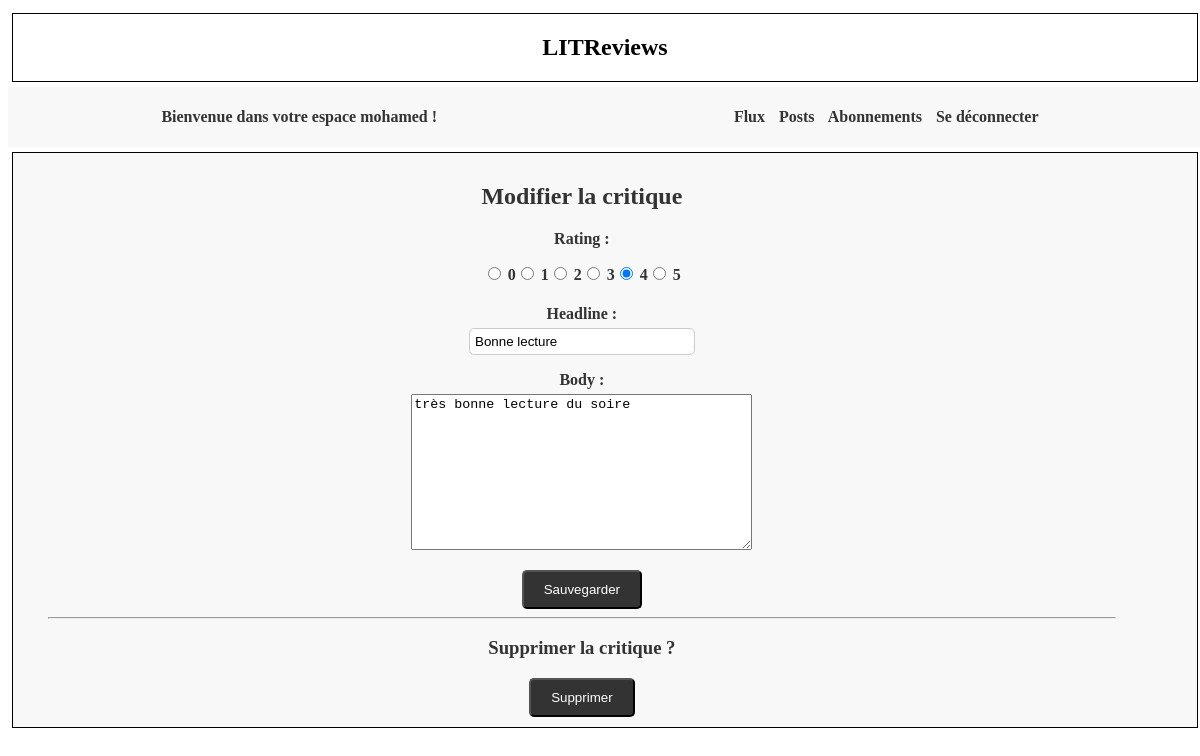
The app's page /1/editreview/ (signed in) with its own data.
### authentication/models.py (models this page shows, shortened)
class User(AbstractUser):
    AUTHOR = "AUTHOR"
    FOLLOWER = "FOLLOWER"
    ROLE_CHOICES = (
        (AUTHOR, "Auteur"),
        (FOLLOWER, "Abonné"),
    )
    profile_photo = models.ImageField(verbose_name="Image de profil")
    role = models.CharField(max_length=30,
                            choices=ROLE_CHOICES, verbose_name="Rôle")

### flux/models.py (models this page shows)
class Review(models.Model):
    ticket = models.ForeignKey(to=Ticket, on_delete=models.CASCADE)
    rating = models.PositiveSmallIntegerField(
        validators=[MinValueValidator(0), MaxValueValidator(5)]
    )
    user = models.ForeignKey(to=settings.AUTH_USER_MODEL,
                             on_delete=models.CASCADE)
    headline = models.CharField(max_length=128)
    body = models.TextField(max_length=8192, blank=True)
    time_created = models.DateTimeField(auto_now_add=True)
    objects = models.Manager()  # Ajout du gestionnaire d'objets par défaut

### flux/views.py (the view, shortened to what this page needs)
# urls.py: path("<int:review_id>/editreview/", edit_review, name="edit_review"),
@login_required
def edit_review(request, review_id):
    review = get_object_or_404(Review, id=review_id)
    edit_form = ReviewForm(instance=review)
    delete_form = DeleteReviewForm()
    context = {
        "edit_form": edit_form,
        "delete_form": delete_form,
    }
    return render(request, "flux/edit_review.html",
                  context=context)

### flux/forms.py
class ReviewForm(forms.ModelForm):
    CHOICES = [(0, "0"), (1, "1"), (2, "2"), (3, "3"), (4, "4"), (5, "5")]
    rating = forms.ChoiceField(choices=CHOICES, widget=forms.RadioSelect)
    class Meta:
        model = Review
        fields = ["rating", "headline", "body"]

class DeleteReviewForm(forms.Form):
    delete_review = forms.BooleanField(widget=forms.HiddenInput, initial=True)

### flux/templates/flux/edit_review.html (shortened to what this page needs)
{% extends 'base.html' %}
{% load static %}
{% block content %}
    <link rel="stylesheet" href="{% static 'style.css' %}">
    <div class="content">
        <h2>Modifier la critique</h2>
        <form method="post" enctype="multipart/form-data">
            <div class="form-group">
                {{ edit_form.as_p }}
            </div>
            <button class="button" type="submit">Sauvegarder</button>
        </form>
        <hr>
        <h3>Supprimer la critique ?</h3>
        <form method="post" enctype="multipart/form-data">
            <button class="button" type="submit">Supprimer</button>
        </form>
    </div>
{% endblock content %}

### litreviews/templates/base.html (shortened to what this page needs)
{% load static %}
<!DOCTYPE html>
<html lang="fr">
<head>
    <link rel="stylesheet" href="{% static 'style.css' %}">
</head>
<body>
    <section>
    <div class="border">
        <h1>LITReviews</h1>
    </div>
    </section>
    {%  if user.is_authenticated %}
    <nav class="header">
        <p>Bienvenue dans votre espace {{ request.user }} !</p>
        <p>
            <a href="{% url 'flux' %}">Flux</a>
            <a href="{% url 'posts' %}">Posts</a>
            <a href="{% url 'follow_users' %}">Abonnements</a>
            <a href="{% url 'logout' %}">Se déconnecter</a>
        </p>
    </nav>
    {% endif %}
    <section>
    <div class="border header">
        <div class="content">
        {% block content %}{% endblock content %}
        </div>
    </div>
    </section>
</body>
</html>

### litreviews/static/style.css (style rules this page uses)
body { box-sizing: border-box; background-color: white; color: black; }
section { display: flex; flex-direction: column; align-items: center; justify-content: center; box-sizing: content-box; width: 100%; padding: 5px; text-align: center; }
nav { display: flex; justify-content: flex-end; width: 100%; padding: 5px; text-align: justify; background-color: #f8f8f8; color: #333; font-weight: bold; }
nav a { margin-right: 10px; color: #333; text-decoration: none; }
div { align-items: left; justify-content: left; }
.border { border: solid 1px #000000; background-color: #ffffff; width: 100%; }
.header { display: flex; justify-content: space-around; background-color: #f8f8f8; color: #333; font-weight: bold; }
.content { width: 95%; padding: 5px; }
#id_rating { display: flex; flex-direction: row; justify-content: center; }
.button { display: inline-block; padding: 10px 20px; background-color: #333; color: #fff; text-decoration: none; border-radius: 5px; transition: background-color 0.3s ease; }
.form-group { margin-bottom: 10px; }
.form-group label { display: block; font-weight: bold; margin-bottom: 5px; }
.form-group input[type="text"], .form-group input[type="password"] { padding: 5px; width: 20%; margin: 0 auto; border: 1px solid #ccc; border-radius: 5px; }

### records on screen
User: user "mohamed"
Review: rating "☐ 0 ☐ 1 ☐ 2 ☐ 3 ☑ 4 ☐ 5", headline "Bonne lecture", body "très bonne lecture du soire"
